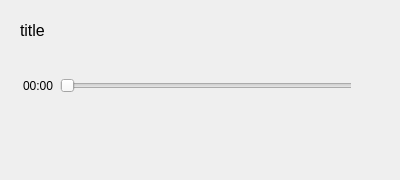
<?xml version="1.0" encoding="UTF-8"?>
<ui version="4.0">
 <class>New_MainWindow</class>
 <widget class="QMainWindow" name="New_MainWindow">
  <property name="geometry">
   <rect>
    <x>0</x>
    <y>0</y>
    <width>400</width>
    <height>180</height>
   </rect>
  </property>
  <property name="windowTitle">
   <string>NewMainWindow</string>
  </property>
  <widget class="QWidget" name="centralwidget">
   <widget class="QPushButton" name="next_button">
    <property name="geometry">
     <rect>
      <x>260</x>
      <y>120</y>
      <width>48</width>
      <height>48</height>
     </rect>
    </property>
    <property name="minimumSize">
     <size>
      <width>48</width>
      <height>48</height>
     </size>
    </property>
    <property name="maximumSize">
     <size>
      <width>48</width>
      <height>48</height>
     </size>
    </property>
    <property name="toolTip">
     <string>下一首</string>
    </property>
    <property name="text">
     <string/>
    </property>
    <property name="icon">
     <iconset resource="music_window.qrc">
      <normaloff>:/ico/images/ico/start.png</normaloff>:/ico/images/ico/start.png</iconset>
    </property>
    <property name="iconSize">
     <size>
      <width>48</width>
      <height>48</height>
     </size>
    </property>
    <property name="flat">
     <bool>true</bool>
    </property>
   </widget>
   <widget class="QLabel" name="disc_3">
    <property name="enabled">
     <bool>true</bool>
    </property>
    <property name="geometry">
     <rect>
      <x>10</x>
      <y>110</y>
      <width>64</width>
      <height>64</height>
     </rect>
    </property>
    <property name="minimumSize">
     <size>
      <width>64</width>
      <height>64</height>
     </size>
    </property>
    <property name="maximumSize">
     <size>
      <width>64</width>
      <height>64</height>
     </size>
    </property>
    <property name="frameShape">
     <enum>QFrame::NoFrame</enum>
    </property>
    <property name="text">
     <string/>
    </property>
    <property name="pixmap">
     <pixmap>images/ico/disc.png</pixmap>
    </property>
   </widget>
   <widget class="QPushButton" name="previous_button">
    <property name="geometry">
     <rect>
      <x>140</x>
      <y>120</y>
      <width>48</width>
      <height>48</height>
     </rect>
    </property>
    <property name="minimumSize">
     <size>
      <width>48</width>
      <height>48</height>
     </size>
    </property>
    <property name="maximumSize">
     <size>
      <width>48</width>
      <height>48</height>
     </size>
    </property>
    <property name="toolTip">
     <string>上一首</string>
    </property>
    <property name="text">
     <string/>
    </property>
    <property name="icon">
     <iconset resource="music_window.qrc">
      <normaloff>:/ico/images/ico/on.png</normaloff>:/ico/images/ico/on.png</iconset>
    </property>
    <property name="iconSize">
     <size>
      <width>48</width>
      <height>48</height>
     </size>
    </property>
    <property name="flat">
     <bool>true</bool>
    </property>
   </widget>
   <widget class="QPushButton" name="play_button">
    <property name="geometry">
     <rect>
      <x>200</x>
      <y>120</y>
      <width>48</width>
      <height>48</height>
     </rect>
    </property>
    <property name="minimumSize">
     <size>
      <width>48</width>
      <height>48</height>
     </size>
    </property>
    <property name="maximumSize">
     <size>
      <width>48</width>
      <height>48</height>
     </size>
    </property>
    <property name="toolTip">
     <string>播放/暂停</string>
    </property>
    <property name="text">
     <string/>
    </property>
    <property name="icon">
     <iconset resource="music_window.qrc">
      <normaloff>:/ico/images/ico/stop.png</normaloff>:/ico/images/ico/stop.png</iconset>
    </property>
    <property name="iconSize">
     <size>
      <width>48</width>
      <height>48</height>
     </size>
    </property>
    <property name="flat">
     <bool>true</bool>
    </property>
   </widget>
   <widget class="QPushButton" name="play_mode_button">
    <property name="geometry">
     <rect>
      <x>90</x>
      <y>130</y>
      <width>30</width>
      <height>30</height>
     </rect>
    </property>
    <property name="minimumSize">
     <size>
      <width>30</width>
      <height>30</height>
     </size>
    </property>
    <property name="maximumSize">
     <size>
      <width>30</width>
      <height>30</height>
     </size>
    </property>
    <property name="toolTip">
     <string>列表循环</string>
    </property>
    <property name="text">
     <string/>
    </property>
    <property name="icon">
     <iconset resource="music_window.qrc">
      <normaloff>:/ico/images/ico/cycle.png</normaloff>:/ico/images/ico/cycle.png</iconset>
    </property>
    <property name="iconSize">
     <size>
      <width>30</width>
      <height>30</height>
     </size>
    </property>
    <property name="flat">
     <bool>true</bool>
    </property>
   </widget>
   <widget class="QPushButton" name="play_table_song_button">
    <property name="geometry">
     <rect>
      <x>320</x>
      <y>120</y>
      <width>48</width>
      <height>48</height>
     </rect>
    </property>
    <property name="minimumSize">
     <size>
      <width>48</width>
      <height>48</height>
     </size>
    </property>
    <property name="maximumSize">
     <size>
      <width>48</width>
      <height>48</height>
     </size>
    </property>
    <property name="toolTip">
     <string>导入本地音乐</string>
    </property>
    <property name="text">
     <string/>
    </property>
    <property name="icon">
     <iconset resource="music_window.qrc">
      <normaloff>:/ico/images/ico/open_folder.png</normaloff>:/ico/images/ico/open_folder.png</iconset>
    </property>
    <property name="iconSize">
     <size>
      <width>48</width>
      <height>48</height>
     </size>
    </property>
    <property name="flat">
     <bool>true</bool>
    </property>
   </widget>
   <widget class="QWidget" name="gridLayoutWidget_2">
    <property name="geometry">
     <rect>
      <x>10</x>
      <y>60</y>
      <width>341</width>
      <height>51</height>
     </rect>
    </property>
    <layout class="QHBoxLayout" name="horizontalLayout_3">
     <property name="sizeConstraint">
      <enum>QLayout::SetDefaultConstraint</enum>
     </property>
     <item>
      <widget class="QLabel" name="time_ico">
       <property name="text">
        <string/>
       </property>
       <property name="pixmap">
        <pixmap>ico/music.png</pixmap>
       </property>
      </widget>
     </item>
     <item>
      <widget class="QLabel" name="time_pre">
       <property name="text">
        <string>00:00</string>
       </property>
      </widget>
     </item>
     <item>
      <widget class="QSlider" name="time_line">
       <property name="minimumSize">
        <size>
         <width>380</width>
         <height>0</height>
        </size>
       </property>
       <property name="maximumSize">
        <size>
         <width>380</width>
         <height>16777215</height>
        </size>
       </property>
       <property name="pageStep">
        <number>0</number>
       </property>
       <property name="orientation">
        <enum>Qt::Horizontal</enum>
       </property>
      </widget>
     </item>
    </layout>
   </widget>
   <widget class="QLabel" name="song_title">
    <property name="geometry">
     <rect>
      <x>20</x>
      <y>20</y>
      <width>251</width>
      <height>20</height>
     </rect>
    </property>
    <property name="minimumSize">
     <size>
      <width>251</width>
      <height>20</height>
     </size>
    </property>
    <property name="maximumSize">
     <size>
      <width>251</width>
      <height>20</height>
     </size>
    </property>
    <property name="font">
     <font>
      <pointsize>12</pointsize>
     </font>
    </property>
    <property name="text">
     <string>title</string>
    </property>
   </widget>
   <widget class="QPushButton" name="change_page_button">
    <property name="geometry">
     <rect>
      <x>320</x>
      <y>5</y>
      <width>48</width>
      <height>48</height>
     </rect>
    </property>
    <property name="sizePolicy">
     <sizepolicy hsizetype="Fixed" vsizetype="Fixed">
      <horstretch>0</horstretch>
      <verstretch>0</verstretch>
     </sizepolicy>
    </property>
    <property name="minimumSize">
     <size>
      <width>48</width>
      <height>48</height>
     </size>
    </property>
    <property name="maximumSize">
     <size>
      <width>48</width>
      <height>48</height>
     </size>
    </property>
    <property name="toolTip">
     <string>下载当前播放歌曲</string>
    </property>
    <property name="text">
     <string/>
    </property>
    <property name="icon">
     <iconset resource="music_window.qrc">
      <normaloff>:/ico/images/ico/add_to_list.png</normaloff>:/ico/images/ico/add_to_list.png</iconset>
    </property>
    <property name="iconSize">
     <size>
      <width>48</width>
      <height>48</height>
     </size>
    </property>
    <property name="flat">
     <bool>true</bool>
    </property>
   </widget>
  </widget>
 </widget>
 <resources>
  <include location="music_window.qrc"/>
  <include location="main_window.qrc"/>
 </resources>
 <connections/>
</ui>
